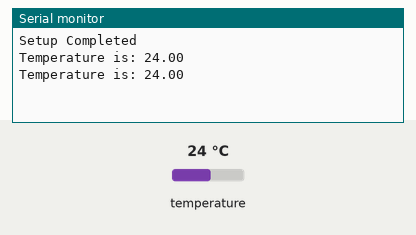
Recording of a sketch running on a simulated Arduino Uno, built with avr-gcc and run on an emulated ATmega328P. Shown: the last lines printed to the serial monitor. Inputs (shaded band) come from the test bench; at power-on: temperature 24 °C.

Above: at 3.3 s.
3.4 s: temperature set to 12 °C
At 5.5 s:
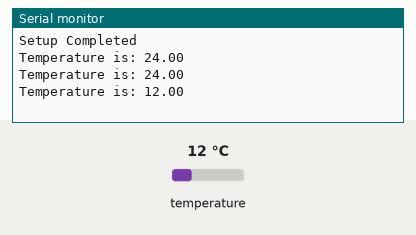
5.9 s: temperature set to 19 °C
At 6.9 s:
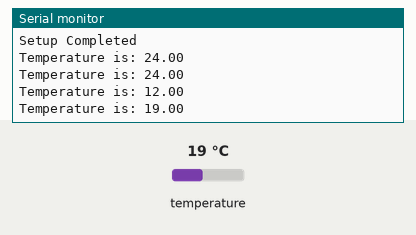
Timing chart, 0 to 8.9 s (numbered marks = the images above; inputs shaded):
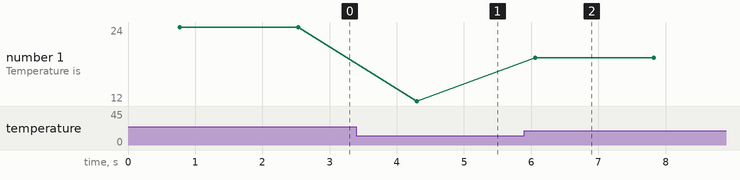

The sketch:

main.ino
```cpp
#include <DallasTemperature.h>
#include <OneWire.h>

// Data wire is plugged into pin 2 on the Arduino
#define ONE_WIRE_BUS 8
// Setup a oneWire instance to communicate with any OneWire devices (not just Maxim/Dallas temperature ICs)
OneWire oneWire(ONE_WIRE_BUS);
// Pass our oneWire reference to Dallas Temperature.
DallasTemperature sensors(&oneWire);

void setup(void)
{
  Serial.begin(9600); //Begin serial communication
  sensors.begin();
  Serial.println("Setup Completed");
}

void loop(void)
{
  sensors.requestTemperatures();
  Serial.print("Temperature is: ");
  Serial.println(sensors.getTempCByIndex(0));
  delay(1000);
}
```

Measured:
- after the input at 3.4 s, the serial monitor: prints a new line after 0.90 s (image 1)
- after the input at 5.9 s, the serial monitor: prints a new line after 0.16 s (image 2)
- plotted number 1: 24 → 12 after the input at 3.4 s, 12 → 19 after the input at 5.9 s
